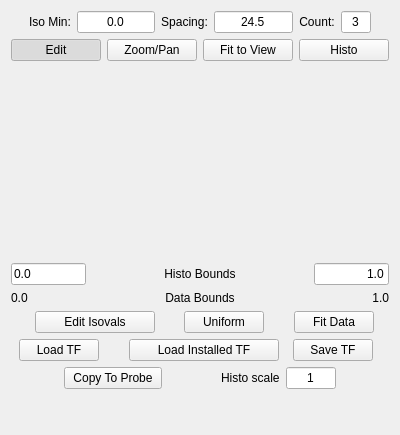
<?xml version="1.0" encoding="UTF-8"?>
<ui version="4.0">
 <class>ContourIsovalues</class>
 <widget class="QWidget" name="ContourIsovalues">
  <property name="geometry">
   <rect>
    <x>0</x>
    <y>0</y>
    <width>400</width>
    <height>435</height>
   </rect>
  </property>
  <property name="maximumSize">
   <size>
    <width>400</width>
    <height>16777215</height>
   </size>
  </property>
  <property name="windowTitle">
   <string>Form</string>
  </property>
  <layout class="QHBoxLayout" name="horizontalLayout">
   <item>
    <layout class="QVBoxLayout" name="verticalLayout">
     <item>
      <layout class="QHBoxLayout" name="horizontalLayout_15">
       <item>
        <spacer name="horizontalSpacer_19">
         <property name="orientation">
          <enum>Qt::Horizontal</enum>
         </property>
         <property name="sizeHint" stdset="0">
          <size>
           <width>40</width>
           <height>20</height>
          </size>
         </property>
        </spacer>
       </item>
       <item>
        <widget class="QLabel" name="label_11">
         <property name="text">
          <string>Iso Min:</string>
         </property>
         <property name="alignment">
          <set>Qt::AlignCenter</set>
         </property>
        </widget>
       </item>
       <item>
        <widget class="QLineEdit" name="minIsoEdit">
         <property name="maximumSize">
          <size>
           <width>100</width>
           <height>16777215</height>
          </size>
         </property>
         <property name="toolTip">
          <string>Specify minimum isovalue</string>
         </property>
         <property name="whatsThis">
          <string>&lt;html&gt;&lt;head/&gt;&lt;body&gt;&lt;p&gt;A series of evenly spaced isovalues can be specified by selecting the minimum, spacing between successive isovalues, and count.&lt;/p&gt;&lt;/body&gt;&lt;/html&gt;</string>
         </property>
         <property name="text">
          <string>0.0</string>
         </property>
         <property name="alignment">
          <set>Qt::AlignCenter</set>
         </property>
        </widget>
       </item>
       <item>
        <widget class="QLabel" name="label_12">
         <property name="text">
          <string>Spacing:</string>
         </property>
         <property name="alignment">
          <set>Qt::AlignCenter</set>
         </property>
        </widget>
       </item>
       <item>
        <widget class="QLineEdit" name="isoSpaceEdit">
         <property name="maximumSize">
          <size>
           <width>100</width>
           <height>16777215</height>
          </size>
         </property>
         <property name="toolTip">
          <string>Specify interval between isovalues</string>
         </property>
         <property name="whatsThis">
          <string>&lt;html&gt;&lt;head/&gt;&lt;body&gt;&lt;p&gt;A series of evenly spaced isovalues can be specified by selecting the minimum, spacing between successive isovalues, and count.&lt;/p&gt;&lt;/body&gt;&lt;/html&gt;</string>
         </property>
         <property name="text">
          <string>24.5</string>
         </property>
         <property name="alignment">
          <set>Qt::AlignCenter</set>
         </property>
        </widget>
       </item>
       <item>
        <widget class="QLabel" name="label_13">
         <property name="text">
          <string>Count:</string>
         </property>
         <property name="alignment">
          <set>Qt::AlignCenter</set>
         </property>
        </widget>
       </item>
       <item>
        <widget class="QLineEdit" name="countIsoEdit">
         <property name="minimumSize">
          <size>
           <width>30</width>
           <height>0</height>
          </size>
         </property>
         <property name="maximumSize">
          <size>
           <width>30</width>
           <height>16777215</height>
          </size>
         </property>
         <property name="toolTip">
          <string>Specify number of isovalues starting at minumum, with specified spacing</string>
         </property>
         <property name="whatsThis">
          <string>&lt;html&gt;&lt;head/&gt;&lt;body&gt;&lt;p&gt;A series of evenly spaced isovalues can be specified by selecting the minimum, spacing between successive isovalues, and count.&lt;/p&gt;&lt;/body&gt;&lt;/html&gt;</string>
         </property>
         <property name="text">
          <string>3</string>
         </property>
         <property name="alignment">
          <set>Qt::AlignCenter</set>
         </property>
        </widget>
       </item>
       <item>
        <spacer name="horizontalSpacer_13">
         <property name="orientation">
          <enum>Qt::Horizontal</enum>
         </property>
         <property name="sizeHint" stdset="0">
          <size>
           <width>40</width>
           <height>20</height>
          </size>
         </property>
        </spacer>
       </item>
      </layout>
     </item>
     <item>
      <layout class="QHBoxLayout" name="_13">
       <item>
        <widget class="QPushButton" name="editButton">
         <property name="toolTip">
          <string>Control position of isovalue and histogram bounds</string>
         </property>
         <property name="text">
          <string>Edit</string>
         </property>
         <property name="checkable">
          <bool>true</bool>
         </property>
         <property name="checked">
          <bool>true</bool>
         </property>
        </widget>
       </item>
       <item>
        <widget class="QPushButton" name="navigateButton">
         <property name="toolTip">
          <string>Use mouse to zoom and pan edit window</string>
         </property>
         <property name="whatsThis">
          <string>The Edit and Zoom/Pan button select
two modes of mouse interaction in the
transfer function window.  In Zoom/Pan
mode, click-drag the left mouse to change
the region of the transfer function that is
visible in the window, without changing
the transfer function itself.  In Edit mode
the left mouse button is used to select
and move control points.</string>
         </property>
         <property name="text">
          <string>Zoom/Pan</string>
         </property>
         <property name="checkable">
          <bool>true</bool>
         </property>
        </widget>
       </item>
       <item>
        <widget class="QPushButton" name="alignButton">
         <property name="toolTip">
          <string>Align edit window with histogram bounds, forcing isovalues to fit in histo bounds</string>
         </property>
         <property name="whatsThis">
          <string>The &quot;Fit to View&quot; button is used to make the current editing region coincide with the histogram bounds.</string>
         </property>
         <property name="text">
          <string>Fit to View</string>
         </property>
        </widget>
       </item>
       <item>
        <widget class="QPushButton" name="newHistoButton">
         <property name="toolTip">
          <string>Click to build a new histogram based on the current region settings, animation timestep, and transfer function bounds</string>
         </property>
         <property name="whatsThis">
          <string>Click the Histo button to refresh the
histogram that is displayed in the transfer
function edit window.  The data that is 
histogrammed is determined by the 
current variable, the refinement level,
the current time step, the probe extents
and rotation, and the TF data bounds.
Use the right mouse menu in the 
transfer function window to choose
how the histogram is scaled.</string>
         </property>
         <property name="text">
          <string>Histo</string>
         </property>
        </widget>
       </item>
      </layout>
     </item>
     <item>
      <widget class="QFrame" name="isoSelectFrame">
       <property name="minimumSize">
        <size>
         <width>0</width>
         <height>190</height>
        </size>
       </property>
       <property name="frameShape">
        <enum>QFrame::NoFrame</enum>
       </property>
       <property name="frameShadow">
        <enum>QFrame::Raised</enum>
       </property>
       <layout class="QVBoxLayout" name="_14">
        <property name="spacing">
         <number>0</number>
        </property>
        <property name="margin">
         <number>0</number>
        </property>
        <item>
         <widget class="MappingFrame" name="isoSelectionFrame" native="true">
          <property name="minimumSize">
           <size>
            <width>300</width>
            <height>170</height>
           </size>
          </property>
          <property name="maximumSize">
           <size>
            <width>16777215</width>
            <height>170</height>
           </size>
          </property>
          <property name="toolTip">
           <string/>
          </property>
          <property name="whatsThis">
           <string>This window displays a histogram of the current variable and allows you to position the isovalues by moving the sliders at the bottom.  You can change the left and right bounds of the histogram by sliding the arrow at the top of this window.</string>
          </property>
          <property name="colorMapping" stdset="0">
           <bool>true</bool>
          </property>
          <property name="opacityMapping" stdset="0">
           <bool>true</bool>
          </property>
         </widget>
        </item>
       </layout>
      </widget>
     </item>
     <item>
      <layout class="QHBoxLayout" name="_15">
       <item>
        <widget class="QLineEdit" name="leftHistoEdit">
         <property name="maximumSize">
          <size>
           <width>75</width>
           <height>16777215</height>
          </size>
         </property>
         <property name="toolTip">
          <string>Minimum of histogrammed domain</string>
         </property>
         <property name="whatsThis">
          <string>&lt;html&gt;&lt;head/&gt;&lt;body&gt;&lt;p&gt;The displayed data bounds are based on&lt;/p&gt;&lt;p&gt;the range of data values in the first time step&lt;/p&gt;&lt;p&gt;of the dataset.  These values are only a&lt;/p&gt;&lt;p&gt;guide.  The histogram bounds can be&lt;/p&gt;&lt;p&gt;reset to any range.  Click on the &amp;quot;histo&amp;quot;&lt;/p&gt;&lt;p&gt;button to construct a histogram and thereby&lt;/p&gt;&lt;p&gt;to determine the actual data values in the&lt;/p&gt;&lt;p&gt;specified range. The histo bounds are&lt;/p&gt;&lt;p&gt;automatically set to include the minimum and &lt;/p&gt;&lt;p&gt;maximum isovalue.&lt;/p&gt;&lt;/body&gt;&lt;/html&gt;</string>
         </property>
         <property name="text">
          <string>0.0</string>
         </property>
        </widget>
       </item>
       <item>
        <spacer name="spacer34">
         <property name="orientation">
          <enum>Qt::Horizontal</enum>
         </property>
         <property name="sizeType">
          <enum>QSizePolicy::Expanding</enum>
         </property>
         <property name="sizeHint" stdset="0">
          <size>
           <width>48</width>
           <height>21</height>
          </size>
         </property>
        </spacer>
       </item>
       <item>
        <widget class="QLabel" name="textLabel2_4">
         <property name="text">
          <string>Histo Bounds</string>
         </property>
         <property name="alignment">
          <set>Qt::AlignCenter</set>
         </property>
         <property name="wordWrap">
          <bool>false</bool>
         </property>
        </widget>
       </item>
       <item>
        <spacer name="spacer35">
         <property name="orientation">
          <enum>Qt::Horizontal</enum>
         </property>
         <property name="sizeType">
          <enum>QSizePolicy::Expanding</enum>
         </property>
         <property name="sizeHint" stdset="0">
          <size>
           <width>67</width>
           <height>21</height>
          </size>
         </property>
        </spacer>
       </item>
       <item>
        <widget class="QLineEdit" name="rightHistoEdit">
         <property name="maximumSize">
          <size>
           <width>75</width>
           <height>16777215</height>
          </size>
         </property>
         <property name="toolTip">
          <string>Maximum of histogrammed domain</string>
         </property>
         <property name="whatsThis">
          <string>&lt;html&gt;&lt;head/&gt;&lt;body&gt;&lt;p&gt;The displayed data bounds are based on&lt;/p&gt;&lt;p&gt;the range of data values in the first time step&lt;/p&gt;&lt;p&gt;of the dataset.  These values are only a&lt;/p&gt;&lt;p&gt;guide.  The histogram bounds can be&lt;/p&gt;&lt;p&gt;reset to any range.  Click on the &amp;quot;histo&amp;quot;&lt;/p&gt;&lt;p&gt;button to construct a histogram and thereby&lt;/p&gt;&lt;p&gt;to determine the actual data values in the&lt;/p&gt;&lt;p&gt;specified range. The histo bounds are&lt;/p&gt;&lt;p&gt;automatically set to include the minimum and &lt;/p&gt;&lt;p&gt;maximum isovalue.&lt;/p&gt;&lt;/body&gt;&lt;/html&gt;</string>
         </property>
         <property name="text">
          <string>1.0</string>
         </property>
         <property name="alignment">
          <set>Qt::AlignRight</set>
         </property>
        </widget>
       </item>
      </layout>
     </item>
     <item>
      <layout class="QHBoxLayout" name="_16">
       <item>
        <widget class="QLabel" name="minDataBound">
         <property name="font">
          <font/>
         </property>
         <property name="toolTip">
          <string>Data bounds are estimated from the variable at the first available time step.</string>
         </property>
         <property name="whatsThis">
          <string>The displayed data bounds are based on
the range of data values in the first time step
of the dataset.  These values are only a
guide.  The TF Domain Bounds can be
reset to any range.  Click on the &quot;histo&quot;
button to construct, a histogram and thereby
to determine the actual data values in the
specified range.</string>
         </property>
         <property name="text">
          <string>0.0</string>
         </property>
         <property name="wordWrap">
          <bool>false</bool>
         </property>
        </widget>
       </item>
       <item>
        <widget class="QLabel" name="textLabel2_5">
         <property name="toolTip">
          <string>Data bounds are estimated from the variable at the first available time step.</string>
         </property>
         <property name="text">
          <string>Data Bounds</string>
         </property>
         <property name="alignment">
          <set>Qt::AlignCenter</set>
         </property>
         <property name="wordWrap">
          <bool>false</bool>
         </property>
        </widget>
       </item>
       <item>
        <widget class="QLabel" name="maxDataBound">
         <property name="font">
          <font/>
         </property>
         <property name="toolTip">
          <string>Data bounds are estimated from the variable at the first available time step.</string>
         </property>
         <property name="whatsThis">
          <string>The displayed data bounds are based on
the range of data values in the first time step
of the dataset.  These values are only a
guide.  The TF Domain Bounds can be
reset to any range.  Click on the &quot;histo&quot;
button to construct, a histogram and thereby
to determine the actual data values in the
specified range.</string>
         </property>
         <property name="text">
          <string>1.0</string>
         </property>
         <property name="alignment">
          <set>Qt::AlignRight|Qt::AlignTrailing|Qt::AlignVCenter</set>
         </property>
         <property name="wordWrap">
          <bool>false</bool>
         </property>
        </widget>
       </item>
      </layout>
     </item>
     <item>
      <layout class="QHBoxLayout" name="_19">
       <item>
        <spacer name="horizontalSpacer_8">
         <property name="orientation">
          <enum>Qt::Horizontal</enum>
         </property>
         <property name="sizeHint" stdset="0">
          <size>
           <width>40</width>
           <height>20</height>
          </size>
         </property>
        </spacer>
       </item>
       <item>
        <widget class="QPushButton" name="editIsovaluesButton">
         <property name="minimumSize">
          <size>
           <width>120</width>
           <height>0</height>
          </size>
         </property>
         <property name="maximumSize">
          <size>
           <width>120</width>
           <height>16777215</height>
          </size>
         </property>
         <property name="toolTip">
          <string>Click to edit the current set of isovalues</string>
         </property>
         <property name="text">
          <string>Edit Isovals</string>
         </property>
        </widget>
       </item>
       <item>
        <spacer name="horizontalSpacer_25">
         <property name="orientation">
          <enum>Qt::Horizontal</enum>
         </property>
         <property name="sizeHint" stdset="0">
          <size>
           <width>40</width>
           <height>20</height>
          </size>
         </property>
        </spacer>
       </item>
       <item>
        <widget class="QPushButton" name="uniformButton">
         <property name="minimumSize">
          <size>
           <width>80</width>
           <height>0</height>
          </size>
         </property>
         <property name="maximumSize">
          <size>
           <width>80</width>
           <height>16777215</height>
          </size>
         </property>
         <property name="toolTip">
          <string>Click to space the isovalues uniformly between minimum and maximum</string>
         </property>
         <property name="text">
          <string>Uniform</string>
         </property>
        </widget>
       </item>
       <item>
        <spacer name="horizontalSpacer_2">
         <property name="orientation">
          <enum>Qt::Horizontal</enum>
         </property>
         <property name="sizeHint" stdset="0">
          <size>
           <width>40</width>
           <height>20</height>
          </size>
         </property>
        </spacer>
       </item>
       <item>
        <widget class="QPushButton" name="fitDataButton">
         <property name="minimumSize">
          <size>
           <width>80</width>
           <height>0</height>
          </size>
         </property>
         <property name="maximumSize">
          <size>
           <width>80</width>
           <height>16777215</height>
          </size>
         </property>
         <property name="toolTip">
          <string>Click to match the histo bounds to the bounds of the current variable</string>
         </property>
         <property name="text">
          <string>Fit Data</string>
         </property>
        </widget>
       </item>
       <item>
        <spacer name="spacer29_4">
         <property name="orientation">
          <enum>Qt::Horizontal</enum>
         </property>
         <property name="sizeType">
          <enum>QSizePolicy::Expanding</enum>
         </property>
         <property name="sizeHint" stdset="0">
          <size>
           <width>31</width>
           <height>20</height>
          </size>
         </property>
        </spacer>
       </item>
      </layout>
     </item>
     <item>
      <layout class="QHBoxLayout" name="_17">
       <item>
        <spacer name="spacer45">
         <property name="orientation">
          <enum>Qt::Horizontal</enum>
         </property>
         <property name="sizeType">
          <enum>QSizePolicy::Expanding</enum>
         </property>
         <property name="sizeHint" stdset="0">
          <size>
           <width>16</width>
           <height>20</height>
          </size>
         </property>
        </spacer>
       </item>
       <item>
        <widget class="QPushButton" name="loadButton">
         <property name="sizePolicy">
          <sizepolicy hsizetype="Minimum" vsizetype="Fixed">
           <horstretch>0</horstretch>
           <verstretch>0</verstretch>
          </sizepolicy>
         </property>
         <property name="maximumSize">
          <size>
           <width>200</width>
           <height>32767</height>
          </size>
         </property>
         <property name="toolTip">
          <string>&lt;html&gt;&lt;head/&gt;&lt;body&gt;&lt;p&gt;Load transfer function from file or session, so that its color map will apply to the contour lines.&lt;/p&gt;&lt;/body&gt;&lt;/html&gt;</string>
         </property>
         <property name="text">
          <string>Load TF</string>
         </property>
        </widget>
       </item>
       <item>
        <spacer name="spacer160">
         <property name="orientation">
          <enum>Qt::Horizontal</enum>
         </property>
         <property name="sizeType">
          <enum>QSizePolicy::Expanding</enum>
         </property>
         <property name="sizeHint" stdset="0">
          <size>
           <width>31</width>
           <height>20</height>
          </size>
         </property>
        </spacer>
       </item>
       <item>
        <widget class="QPushButton" name="loadInstalledButton">
         <property name="minimumSize">
          <size>
           <width>150</width>
           <height>0</height>
          </size>
         </property>
         <property name="toolTip">
          <string>&lt;html&gt;&lt;head/&gt;&lt;body&gt;&lt;p&gt;Load Transfer Function from directory of pre-installed transfer functions, whose color maps will be applied to the contour lines.&lt;/p&gt;&lt;/body&gt;&lt;/html&gt;</string>
         </property>
         <property name="text">
          <string>Load Installed TF</string>
         </property>
        </widget>
       </item>
       <item>
        <spacer name="spacer30">
         <property name="orientation">
          <enum>Qt::Horizontal</enum>
         </property>
         <property name="sizeType">
          <enum>QSizePolicy::Expanding</enum>
         </property>
         <property name="sizeHint" stdset="0">
          <size>
           <width>16</width>
           <height>21</height>
          </size>
         </property>
        </spacer>
       </item>
       <item>
        <widget class="QPushButton" name="saveButton">
         <property name="maximumSize">
          <size>
           <width>200</width>
           <height>32767</height>
          </size>
         </property>
         <property name="toolTip">
          <string>Save this color map as a transfer function,  to a file or session</string>
         </property>
         <property name="text">
          <string>Save TF</string>
         </property>
        </widget>
       </item>
       <item>
        <spacer name="spacer46">
         <property name="orientation">
          <enum>Qt::Horizontal</enum>
         </property>
         <property name="sizeType">
          <enum>QSizePolicy::Expanding</enum>
         </property>
         <property name="sizeHint" stdset="0">
          <size>
           <width>23</width>
           <height>20</height>
          </size>
         </property>
        </spacer>
       </item>
      </layout>
     </item>
     <item>
      <layout class="QHBoxLayout" name="_20">
       <item>
        <spacer name="horizontalSpacer_21">
         <property name="orientation">
          <enum>Qt::Horizontal</enum>
         </property>
         <property name="sizeHint" stdset="0">
          <size>
           <width>40</width>
           <height>20</height>
          </size>
         </property>
        </spacer>
       </item>
       <item>
        <widget class="QPushButton" name="copyToProbeButton">
         <property name="minimumSize">
          <size>
           <width>98</width>
           <height>0</height>
          </size>
         </property>
         <property name="toolTip">
          <string>&lt;html&gt;&lt;head/&gt;&lt;body&gt;&lt;p&gt;Use the isovalues to define a discrete color map in the current Probe or 2D renderer panel, so that the current isovalues in this panel will display as color bands in that panel.&lt;/p&gt;&lt;/body&gt;&lt;/html&gt;</string>
         </property>
         <property name="whatsThis">
          <string>&lt;html&gt;&lt;head/&gt;&lt;body&gt;&lt;p&gt;Clicking on this &amp;quot;Copy to...&amp;quot; button alters the color mapping in the current Probe or 2D renderer so that the contour lines will be displayed in the Probe or 2D renderer as the boundary between different colors. The current color map of the Contour variable in the Probe or 2D renderer is altered to show these contour lines.  Prior to clicking this button, check the  color mapping of the Contour variable in the current instance of the Probe or 2D panel, because that color mapping will be used to show the color differences.  The color mapping interval in the Probe or 2D renderer is moved to the current contour color interval, and the color mapping becomes discrete.&lt;/p&gt;&lt;/body&gt;&lt;/html&gt;</string>
         </property>
         <property name="text">
          <string>Copy To Probe</string>
         </property>
        </widget>
       </item>
       <item>
        <spacer name="spacer28_5">
         <property name="orientation">
          <enum>Qt::Horizontal</enum>
         </property>
         <property name="sizeType">
          <enum>QSizePolicy::Expanding</enum>
         </property>
         <property name="sizeHint" stdset="0">
          <size>
           <width>40</width>
           <height>20</height>
          </size>
         </property>
        </spacer>
       </item>
       <item>
        <widget class="QLabel" name="textLabel1_17">
         <property name="whatsThis">
          <string>The Histo scaling factor rescales the displayed histogram linearly by that factor.  Use the right mouse in the opacity window to choose nonlinear scaling options.</string>
         </property>
         <property name="text">
          <string>Histo scale</string>
         </property>
         <property name="wordWrap">
          <bool>false</bool>
         </property>
        </widget>
       </item>
       <item>
        <widget class="QLineEdit" name="histoScaleEdit">
         <property name="maximumSize">
          <size>
           <width>50</width>
           <height>32767</height>
          </size>
         </property>
         <property name="toolTip">
          <string>Scale factor for histogram display</string>
         </property>
         <property name="whatsThis">
          <string>The Histo scaling factor rescales the displayed histogram linearly by that factor.  Use the right mouse in the opacity window to choose nonlinear scaling options.</string>
         </property>
         <property name="text">
          <string>1</string>
         </property>
         <property name="alignment">
          <set>Qt::AlignHCenter</set>
         </property>
        </widget>
       </item>
       <item>
        <spacer name="spacer29_5">
         <property name="orientation">
          <enum>Qt::Horizontal</enum>
         </property>
         <property name="sizeType">
          <enum>QSizePolicy::Expanding</enum>
         </property>
         <property name="sizeHint" stdset="0">
          <size>
           <width>31</width>
           <height>20</height>
          </size>
         </property>
        </spacer>
       </item>
      </layout>
     </item>
     <item>
      <spacer name="verticalSpacer">
       <property name="orientation">
        <enum>Qt::Vertical</enum>
       </property>
       <property name="sizeHint" stdset="0">
        <size>
         <width>20</width>
         <height>40</height>
        </size>
       </property>
      </spacer>
     </item>
    </layout>
   </item>
  </layout>
 </widget>
 <customwidgets>
  <customwidget>
   <class>MappingFrame</class>
   <extends>QWidget</extends>
   <header>mappingframe.h</header>
  </customwidget>
 </customwidgets>
 <resources/>
 <connections/>
</ui>
